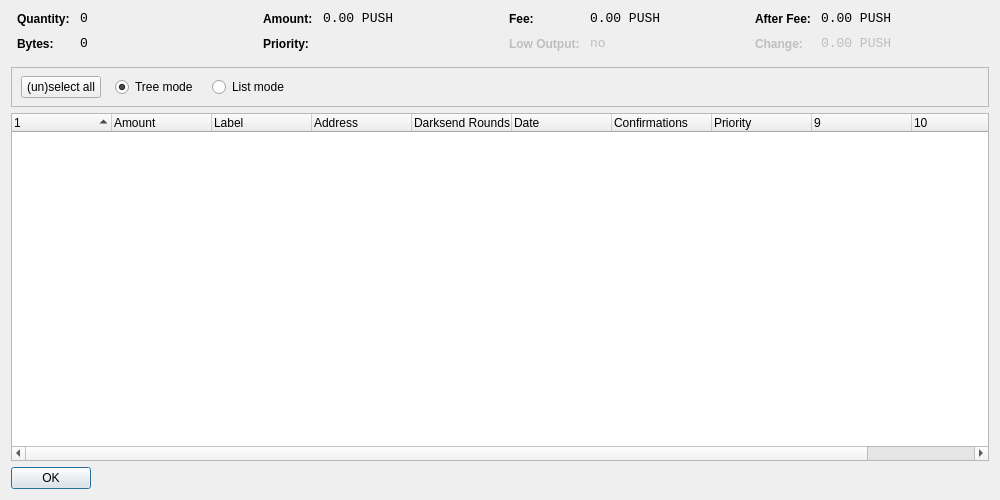
<?xml version="1.0" encoding="UTF-8"?>
<ui version="4.0">
 <class>CoinControlDialog</class>
 <widget class="QDialog" name="CoinControlDialog">
  <property name="geometry">
   <rect>
    <x>0</x>
    <y>0</y>
    <width>1000</width>
    <height>500</height>
   </rect>
  </property>
  <property name="windowTitle">
   <string>Coin Control</string>
  </property>
  <layout class="QVBoxLayout" name="verticalLayout">
   <item>
    <layout class="QHBoxLayout" name="horizontalLayoutTop" stretch="0,0,0,0">
     <property name="topMargin">
      <number>0</number>
     </property>
     <property name="bottomMargin">
      <number>10</number>
     </property>
     <item>
      <layout class="QFormLayout" name="formLayoutCoinControl1">
       <property name="horizontalSpacing">
        <number>10</number>
       </property>
       <property name="verticalSpacing">
        <number>10</number>
       </property>
       <property name="leftMargin">
        <number>6</number>
       </property>
       <property name="rightMargin">
        <number>6</number>
       </property>
       <item row="0" column="0">
        <widget class="QLabel" name="labelCoinControlQuantityText">
         <property name="styleSheet">
          <string notr="true">font-weight:bold;</string>
         </property>
         <property name="text">
          <string>Quantity:</string>
         </property>
        </widget>
       </item>
       <item row="0" column="1">
        <widget class="QLabel" name="labelCoinControlQuantity">
         <property name="font">
          <font>
           <family>Monospace</family>
           <pointsize>10</pointsize>
          </font>
         </property>
         <property name="cursor">
          <cursorShape>IBeamCursor</cursorShape>
         </property>
         <property name="contextMenuPolicy">
          <enum>Qt::ActionsContextMenu</enum>
         </property>
         <property name="text">
          <string notr="true">0</string>
         </property>
         <property name="textInteractionFlags">
          <set>Qt::LinksAccessibleByMouse|Qt::TextSelectableByKeyboard|Qt::TextSelectableByMouse</set>
         </property>
        </widget>
       </item>
       <item row="1" column="0">
        <widget class="QLabel" name="labelCoinControlBytesText">
         <property name="styleSheet">
          <string notr="true">font-weight:bold;</string>
         </property>
         <property name="text">
          <string>Bytes:</string>
         </property>
        </widget>
       </item>
       <item row="1" column="1">
        <widget class="QLabel" name="labelCoinControlBytes">
         <property name="font">
          <font>
           <family>Monospace</family>
           <pointsize>10</pointsize>
          </font>
         </property>
         <property name="cursor">
          <cursorShape>IBeamCursor</cursorShape>
         </property>
         <property name="contextMenuPolicy">
          <enum>Qt::ActionsContextMenu</enum>
         </property>
         <property name="text">
          <string notr="true">0</string>
         </property>
         <property name="textInteractionFlags">
          <set>Qt::LinksAccessibleByMouse|Qt::TextSelectableByKeyboard|Qt::TextSelectableByMouse</set>
         </property>
        </widget>
       </item>
      </layout>
     </item>
     <item>
      <layout class="QFormLayout" name="formLayoutCoinControl2">
       <property name="horizontalSpacing">
        <number>10</number>
       </property>
       <property name="verticalSpacing">
        <number>10</number>
       </property>
       <property name="leftMargin">
        <number>6</number>
       </property>
       <property name="rightMargin">
        <number>6</number>
       </property>
       <item row="0" column="0">
        <widget class="QLabel" name="labelCoinControlAmountText">
         <property name="styleSheet">
          <string notr="true">font-weight:bold;</string>
         </property>
         <property name="text">
          <string>Amount:</string>
         </property>
        </widget>
       </item>
       <item row="0" column="1">
        <widget class="QLabel" name="labelCoinControlAmount">
         <property name="font">
          <font>
           <family>Monospace</family>
           <pointsize>10</pointsize>
          </font>
         </property>
         <property name="cursor">
          <cursorShape>IBeamCursor</cursorShape>
         </property>
         <property name="contextMenuPolicy">
          <enum>Qt::ActionsContextMenu</enum>
         </property>
         <property name="text">
          <string notr="true">0.00 PUSH</string>
         </property>
         <property name="textInteractionFlags">
          <set>Qt::LinksAccessibleByMouse|Qt::TextSelectableByKeyboard|Qt::TextSelectableByMouse</set>
         </property>
        </widget>
       </item>
       <item row="1" column="0">
        <widget class="QLabel" name="labelCoinControlPriorityText">
         <property name="styleSheet">
          <string notr="true">font-weight:bold;</string>
         </property>
         <property name="text">
          <string>Priority:</string>
         </property>
        </widget>
       </item>
       <item row="1" column="1">
        <widget class="QLabel" name="labelCoinControlPriority">
         <property name="font">
          <font>
           <family>Monospace</family>
           <pointsize>10</pointsize>
          </font>
         </property>
         <property name="cursor">
          <cursorShape>IBeamCursor</cursorShape>
         </property>
         <property name="contextMenuPolicy">
          <enum>Qt::ActionsContextMenu</enum>
         </property>
         <property name="text">
          <string/>
         </property>
         <property name="textInteractionFlags">
          <set>Qt::LinksAccessibleByMouse|Qt::TextSelectableByKeyboard|Qt::TextSelectableByMouse</set>
         </property>
        </widget>
       </item>
      </layout>
     </item>
     <item>
      <layout class="QFormLayout" name="formLayoutCoinControl3">
       <property name="horizontalSpacing">
        <number>10</number>
       </property>
       <property name="verticalSpacing">
        <number>10</number>
       </property>
       <property name="leftMargin">
        <number>6</number>
       </property>
       <property name="rightMargin">
        <number>6</number>
       </property>
       <item row="0" column="0">
        <widget class="QLabel" name="labelCoinControlFeeText">
         <property name="styleSheet">
          <string notr="true">font-weight:bold;</string>
         </property>
         <property name="text">
          <string>Fee:</string>
         </property>
        </widget>
       </item>
       <item row="0" column="1">
        <widget class="QLabel" name="labelCoinControlFee">
         <property name="font">
          <font>
           <family>Monospace</family>
           <pointsize>10</pointsize>
          </font>
         </property>
         <property name="cursor">
          <cursorShape>IBeamCursor</cursorShape>
         </property>
         <property name="contextMenuPolicy">
          <enum>Qt::ActionsContextMenu</enum>
         </property>
         <property name="text">
          <string notr="true">0.00 PUSH</string>
         </property>
         <property name="textInteractionFlags">
          <set>Qt::LinksAccessibleByMouse|Qt::TextSelectableByKeyboard|Qt::TextSelectableByMouse</set>
         </property>
        </widget>
       </item>
       <item row="1" column="0">
        <widget class="QLabel" name="labelCoinControlLowOutputText">
         <property name="enabled">
          <bool>false</bool>
         </property>
         <property name="styleSheet">
          <string notr="true">font-weight:bold;</string>
         </property>
         <property name="text">
          <string>Low Output:</string>
         </property>
        </widget>
       </item>
       <item row="1" column="1">
        <widget class="QLabel" name="labelCoinControlLowOutput">
         <property name="enabled">
          <bool>false</bool>
         </property>
         <property name="font">
          <font>
           <family>Monospace</family>
           <pointsize>10</pointsize>
          </font>
         </property>
         <property name="cursor">
          <cursorShape>IBeamCursor</cursorShape>
         </property>
         <property name="contextMenuPolicy">
          <enum>Qt::ActionsContextMenu</enum>
         </property>
         <property name="text">
          <string notr="true">no</string>
         </property>
         <property name="textInteractionFlags">
          <set>Qt::LinksAccessibleByMouse|Qt::TextSelectableByKeyboard|Qt::TextSelectableByMouse</set>
         </property>
        </widget>
       </item>
      </layout>
     </item>
     <item>
      <layout class="QFormLayout" name="formLayoutCoinControl4">
       <property name="horizontalSpacing">
        <number>10</number>
       </property>
       <property name="verticalSpacing">
        <number>10</number>
       </property>
       <property name="leftMargin">
        <number>6</number>
       </property>
       <property name="rightMargin">
        <number>6</number>
       </property>
       <item row="0" column="0">
        <widget class="QLabel" name="labelCoinControlAfterFeeText">
         <property name="styleSheet">
          <string notr="true">font-weight:bold;</string>
         </property>
         <property name="text">
          <string>After Fee:</string>
         </property>
        </widget>
       </item>
       <item row="0" column="1">
        <widget class="QLabel" name="labelCoinControlAfterFee">
         <property name="font">
          <font>
           <family>Monospace</family>
           <pointsize>10</pointsize>
          </font>
         </property>
         <property name="cursor">
          <cursorShape>IBeamCursor</cursorShape>
         </property>
         <property name="contextMenuPolicy">
          <enum>Qt::ActionsContextMenu</enum>
         </property>
         <property name="text">
          <string notr="true">0.00 PUSH</string>
         </property>
         <property name="textInteractionFlags">
          <set>Qt::LinksAccessibleByMouse|Qt::TextSelectableByKeyboard|Qt::TextSelectableByMouse</set>
         </property>
        </widget>
       </item>
       <item row="1" column="0">
        <widget class="QLabel" name="labelCoinControlChangeText">
         <property name="enabled">
          <bool>false</bool>
         </property>
         <property name="styleSheet">
          <string notr="true">font-weight:bold;</string>
         </property>
         <property name="text">
          <string>Change:</string>
         </property>
        </widget>
       </item>
       <item row="1" column="1">
        <widget class="QLabel" name="labelCoinControlChange">
         <property name="enabled">
          <bool>false</bool>
         </property>
         <property name="font">
          <font>
           <family>Monospace</family>
           <pointsize>10</pointsize>
          </font>
         </property>
         <property name="cursor">
          <cursorShape>IBeamCursor</cursorShape>
         </property>
         <property name="contextMenuPolicy">
          <enum>Qt::ActionsContextMenu</enum>
         </property>
         <property name="text">
          <string notr="true">0.00 PUSH</string>
         </property>
         <property name="textInteractionFlags">
          <set>Qt::LinksAccessibleByMouse|Qt::TextSelectableByKeyboard|Qt::TextSelectableByMouse</set>
         </property>
        </widget>
       </item>
      </layout>
     </item>
    </layout>
   </item>
   <item>
    <widget class="QFrame" name="frame">
     <property name="minimumSize">
      <size>
       <width>0</width>
       <height>40</height>
      </size>
     </property>
     <property name="frameShape">
      <enum>QFrame::StyledPanel</enum>
     </property>
     <property name="frameShadow">
      <enum>QFrame::Sunken</enum>
     </property>
     <widget class="QWidget" name="horizontalLayoutWidget">
      <property name="geometry">
       <rect>
        <x>10</x>
        <y>0</y>
        <width>781</width>
        <height>41</height>
       </rect>
      </property>
      <layout class="QHBoxLayout" name="horizontalLayoutPanel" stretch="0,0,0,0,0">
       <property name="spacing">
        <number>14</number>
       </property>
       <item>
        <widget class="QPushButton" name="pushButtonSelectAll">
         <property name="sizePolicy">
          <sizepolicy hsizetype="Maximum" vsizetype="Fixed">
           <horstretch>0</horstretch>
           <verstretch>0</verstretch>
          </sizepolicy>
         </property>
         <property name="text">
          <string>(un)select all</string>
         </property>
        </widget>
       </item>
       <item>
        <widget class="QRadioButton" name="radioTreeMode">
         <property name="sizePolicy">
          <sizepolicy hsizetype="Maximum" vsizetype="Fixed">
           <horstretch>0</horstretch>
           <verstretch>0</verstretch>
          </sizepolicy>
         </property>
         <property name="text">
          <string>Tree mode</string>
         </property>
         <property name="checked">
          <bool>true</bool>
         </property>
        </widget>
       </item>
       <item>
        <widget class="QRadioButton" name="radioListMode">
         <property name="sizePolicy">
          <sizepolicy hsizetype="Maximum" vsizetype="Fixed">
           <horstretch>0</horstretch>
           <verstretch>0</verstretch>
          </sizepolicy>
         </property>
         <property name="text">
          <string>List mode</string>
         </property>
        </widget>
       </item>
       <item>
        <spacer name="horizontalSpacer">
         <property name="orientation">
          <enum>Qt::Horizontal</enum>
         </property>
         <property name="sizeHint" stdset="0">
          <size>
           <width>40</width>
           <height>20</height>
          </size>
         </property>
        </spacer>
       </item>
      </layout>
     </widget>
    </widget>
   </item>
   <item>
    <widget class="CoinControlTreeWidget" name="treeWidget">
     <property name="contextMenuPolicy">
      <enum>Qt::CustomContextMenu</enum>
     </property>
     <property name="sortingEnabled">
      <bool>false</bool>
     </property>
     <property name="columnCount">
      <number>11</number>
     </property>
     <attribute name="headerShowSortIndicator" stdset="0">
      <bool>true</bool>
     </attribute>
     <attribute name="headerStretchLastSection">
      <bool>false</bool>
     </attribute>
     <column>
      <property name="text">
       <string/>
      </property>
     </column>
     <column>
      <property name="text">
       <string>Amount</string>
      </property>
     </column>
     <column>
      <property name="text">
       <string>Label</string>
      </property>
     </column>
     <column>
      <property name="text">
       <string>Address</string>
      </property>
     </column>
     <column>
      <property name="text">
       <string>Darksend Rounds</string>
      </property>
    </column>
     <column>
      <property name="text">
       <string>Date</string>
      </property>
     </column>
     <column>
      <property name="text">
       <string>Confirmations</string>
      </property>
      <property name="toolTip">
       <string>Confirmed</string>
      </property>
     </column>
     <column>
      <property name="text">
       <string>Priority</string>
      </property>
     </column>
     <column>
      <property name="text">
       <string/>
      </property>
     </column>
     <column>
      <property name="text">
       <string/>
      </property>
     </column>
     <column>
      <property name="text">
       <string/>
      </property>
     </column>
     <column>
      <property name="text">
       <string/>
      </property>
     </column>
    </widget>
   </item>
   <item>
    <widget class="QDialogButtonBox" name="buttonBox">
     <property name="sizePolicy">
      <sizepolicy hsizetype="Maximum" vsizetype="Fixed">
       <horstretch>0</horstretch>
       <verstretch>0</verstretch>
      </sizepolicy>
     </property>
     <property name="orientation">
      <enum>Qt::Horizontal</enum>
     </property>
     <property name="standardButtons">
      <set>QDialogButtonBox::Ok</set>
     </property>
    </widget>
   </item>
  </layout>
 </widget>
 <customwidgets>
  <customwidget>
   <class>CoinControlTreeWidget</class>
   <extends>QTreeWidget</extends>
   <header>coincontroltreewidget.h</header>
  </customwidget>
 </customwidgets>
 <resources/>
 <connections/>
</ui>
